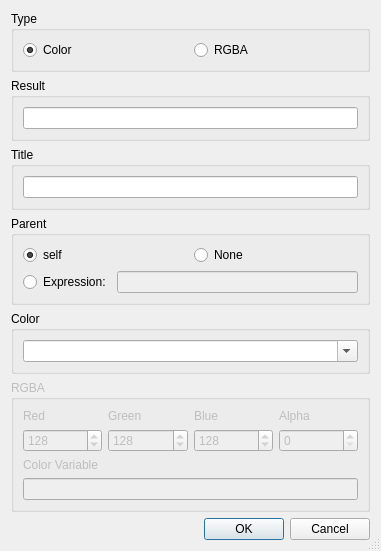
<?xml version="1.0" encoding="UTF-8"?>
<ui version="4.0">
 <class>ColorDialogWizardDialog</class>
 <widget class="QDialog" name="ColorDialogWizardDialog">
  <property name="geometry">
   <rect>
    <x>0</x>
    <y>0</y>
    <width>381</width>
    <height>481</height>
   </rect>
  </property>
  <property name="windowTitle">
   <string>QColorDialog Wizard</string>
  </property>
  <property name="sizeGripEnabled">
   <bool>true</bool>
  </property>
  <layout class="QVBoxLayout" name="verticalLayout_2">
   <item>
    <widget class="QGroupBox" name="groupBox">
     <property name="title">
      <string>Type</string>
     </property>
     <layout class="QHBoxLayout">
      <item>
       <widget class="QRadioButton" name="rColor">
        <property name="toolTip">
         <string>Select to generate a QColorDialog.getColor dialog</string>
        </property>
        <property name="text">
         <string>Color</string>
        </property>
        <property name="checked">
         <bool>true</bool>
        </property>
       </widget>
      </item>
      <item>
       <widget class="QRadioButton" name="rRGBA">
        <property name="toolTip">
         <string>Select to generate a QColorDialog.getRgba dialog</string>
        </property>
        <property name="text">
         <string>RGBA</string>
        </property>
       </widget>
      </item>
     </layout>
    </widget>
   </item>
   <item>
    <widget class="QGroupBox" name="groupBox_4">
     <property name="title">
      <string>Result</string>
     </property>
     <layout class="QHBoxLayout" name="horizontalLayout">
      <item>
       <widget class="QLineEdit" name="eResultVar">
        <property name="toolTip">
         <string>Enter the result variable name</string>
        </property>
       </widget>
      </item>
     </layout>
    </widget>
   </item>
   <item>
    <widget class="QGroupBox" name="titleGroup">
     <property name="title">
      <string>Title</string>
     </property>
     <layout class="QVBoxLayout" name="verticalLayout">
      <item>
       <widget class="QLineEdit" name="eTitle">
        <property name="toolTip">
         <string>Enter the dialog title</string>
        </property>
       </widget>
      </item>
     </layout>
    </widget>
   </item>
   <item>
    <widget class="QGroupBox" name="parentGroup">
     <property name="title">
      <string>Parent</string>
     </property>
     <layout class="QGridLayout" name="gridLayout_3">
      <item row="0" column="0">
       <widget class="QRadioButton" name="parentSelf">
        <property name="toolTip">
         <string>Select &quot;self&quot; as parent</string>
        </property>
        <property name="text">
         <string>self</string>
        </property>
        <property name="checked">
         <bool>true</bool>
        </property>
       </widget>
      </item>
      <item row="0" column="1">
       <widget class="QRadioButton" name="parentNone">
        <property name="toolTip">
         <string>Select &quot;None&quot; as parent</string>
        </property>
        <property name="text">
         <string>None</string>
        </property>
       </widget>
      </item>
      <item row="1" column="0" colspan="2">
       <layout class="QHBoxLayout" name="horizontalLayout_2">
        <item>
         <widget class="QRadioButton" name="parentOther">
          <property name="toolTip">
           <string>Select to enter a parent expression</string>
          </property>
          <property name="text">
           <string>Expression:</string>
          </property>
         </widget>
        </item>
        <item>
         <widget class="QLineEdit" name="parentEdit">
          <property name="enabled">
           <bool>false</bool>
          </property>
          <property name="toolTip">
           <string>Enter the parent expression</string>
          </property>
         </widget>
        </item>
       </layout>
      </item>
     </layout>
    </widget>
   </item>
   <item>
    <widget class="QGroupBox" name="groupBox_2">
     <property name="title">
      <string>Color</string>
     </property>
     <layout class="QVBoxLayout">
      <item>
       <widget class="QComboBox" name="eColor">
        <property name="sizePolicy">
         <sizepolicy hsizetype="Expanding" vsizetype="Fixed">
          <horstretch>0</horstretch>
          <verstretch>0</verstretch>
         </sizepolicy>
        </property>
        <property name="toolTip">
         <string>Enter a variable name or a color</string>
        </property>
        <property name="editable">
         <bool>true</bool>
        </property>
        <item>
         <property name="text">
          <string/>
         </property>
        </item>
        <item>
         <property name="text">
          <string notr="true">Qt.GlobalColor.red</string>
         </property>
        </item>
        <item>
         <property name="text">
          <string notr="true">Qt.GlobalColor.darkRed</string>
         </property>
        </item>
        <item>
         <property name="text">
          <string notr="true">Qt.GlobalColor.green</string>
         </property>
        </item>
        <item>
         <property name="text">
          <string notr="true">Qt.GlobalColor.darkGreen</string>
         </property>
        </item>
        <item>
         <property name="text">
          <string notr="true">Qt.GlobalColor.blue</string>
         </property>
        </item>
        <item>
         <property name="text">
          <string notr="true">Qt.GlobalColor.darkBlue</string>
         </property>
        </item>
        <item>
         <property name="text">
          <string notr="true">Qt.GlobalColor.cyan</string>
         </property>
        </item>
        <item>
         <property name="text">
          <string notr="true">Qt.GlobalColor.darkCyan</string>
         </property>
        </item>
        <item>
         <property name="text">
          <string notr="true">Qt.GlobalColor.magenta</string>
         </property>
        </item>
        <item>
         <property name="text">
          <string notr="true">Qt.GlobalColor.darkMagenta</string>
         </property>
        </item>
        <item>
         <property name="text">
          <string notr="true">Qt.GlobalColor.yellow</string>
         </property>
        </item>
        <item>
         <property name="text">
          <string notr="true">Qt.GlobalColor.darkYellow</string>
         </property>
        </item>
        <item>
         <property name="text">
          <string notr="true">Qt.GlobalColor.white</string>
         </property>
        </item>
        <item>
         <property name="text">
          <string notr="true">Qt.GlobalColor.lightGray</string>
         </property>
        </item>
        <item>
         <property name="text">
          <string notr="true">Qt.GlobalColor.gray</string>
         </property>
        </item>
        <item>
         <property name="text">
          <string notr="true">Qt.GlobalColor.darkGray</string>
         </property>
        </item>
        <item>
         <property name="text">
          <string notr="true">Qt.GlobalColor.black</string>
         </property>
        </item>
        <item>
         <property name="text">
          <string notr="true">Qt.GlobalColor.transparent</string>
         </property>
        </item>
        <item>
         <property name="text">
          <string notr="true">Qt.GlobalColor.color0</string>
         </property>
        </item>
        <item>
         <property name="text">
          <string notr="true">Qt.GlobalColor.color1</string>
         </property>
        </item>
       </widget>
      </item>
     </layout>
    </widget>
   </item>
   <item>
    <widget class="QGroupBox" name="groupBox_3">
     <property name="enabled">
      <bool>false</bool>
     </property>
     <property name="title">
      <string>RGBA</string>
     </property>
     <layout class="QGridLayout">
      <property name="verticalSpacing">
       <number>6</number>
      </property>
      <item row="3" column="0" colspan="4">
       <widget class="QLineEdit" name="eRGB">
        <property name="toolTip">
         <string>Enter a variable name</string>
        </property>
       </widget>
      </item>
      <item row="2" column="0" colspan="4">
       <widget class="QLabel" name="TextLabel2">
        <property name="text">
         <string>Color Variable</string>
        </property>
       </widget>
      </item>
      <item row="1" column="3">
       <widget class="QSpinBox" name="sAlpha">
        <property name="toolTip">
         <string>Enter the alpha value</string>
        </property>
        <property name="maximum">
         <number>255</number>
        </property>
       </widget>
      </item>
      <item row="1" column="2">
       <widget class="QSpinBox" name="sBlue">
        <property name="toolTip">
         <string>Enter the blue value</string>
        </property>
        <property name="maximum">
         <number>255</number>
        </property>
        <property name="value">
         <number>128</number>
        </property>
       </widget>
      </item>
      <item row="1" column="1">
       <widget class="QSpinBox" name="sGreen">
        <property name="toolTip">
         <string>Enter the green value</string>
        </property>
        <property name="maximum">
         <number>255</number>
        </property>
        <property name="value">
         <number>128</number>
        </property>
       </widget>
      </item>
      <item row="1" column="0">
       <widget class="QSpinBox" name="sRed">
        <property name="toolTip">
         <string>Enter the red value</string>
        </property>
        <property name="maximum">
         <number>255</number>
        </property>
        <property name="value">
         <number>128</number>
        </property>
       </widget>
      </item>
      <item row="0" column="3">
       <widget class="QLabel" name="TextLabel1_4">
        <property name="text">
         <string>Alpha</string>
        </property>
       </widget>
      </item>
      <item row="0" column="2">
       <widget class="QLabel" name="TextLabel1_3">
        <property name="text">
         <string>Blue</string>
        </property>
       </widget>
      </item>
      <item row="0" column="0">
       <widget class="QLabel" name="TextLabel1">
        <property name="text">
         <string>Red</string>
        </property>
       </widget>
      </item>
      <item row="0" column="1">
       <widget class="QLabel" name="TextLabel1_2">
        <property name="text">
         <string>Green</string>
        </property>
       </widget>
      </item>
     </layout>
    </widget>
   </item>
   <item>
    <widget class="QDialogButtonBox" name="buttonBox">
     <property name="orientation">
      <enum>Qt::Horizontal</enum>
     </property>
     <property name="standardButtons">
      <set>QDialogButtonBox::Cancel|QDialogButtonBox::Ok</set>
     </property>
    </widget>
   </item>
  </layout>
 </widget>
 <pixmapfunction>qPixmapFromMimeSource</pixmapfunction>
 <tabstops>
  <tabstop>rColor</tabstop>
  <tabstop>rRGBA</tabstop>
  <tabstop>eResultVar</tabstop>
  <tabstop>eTitle</tabstop>
  <tabstop>parentSelf</tabstop>
  <tabstop>parentNone</tabstop>
  <tabstop>parentOther</tabstop>
  <tabstop>parentEdit</tabstop>
  <tabstop>eColor</tabstop>
  <tabstop>sRed</tabstop>
  <tabstop>sGreen</tabstop>
  <tabstop>sBlue</tabstop>
  <tabstop>sAlpha</tabstop>
  <tabstop>eRGB</tabstop>
  <tabstop>buttonBox</tabstop>
 </tabstops>
 <resources/>
 <connections>
  <connection>
   <sender>rColor</sender>
   <signal>toggled(bool)</signal>
   <receiver>groupBox_2</receiver>
   <slot>setEnabled(bool)</slot>
   <hints>
    <hint type="sourcelabel">
     <x>38</x>
     <y>35</y>
    </hint>
    <hint type="destinationlabel">
     <x>45</x>
     <y>319</y>
    </hint>
   </hints>
  </connection>
  <connection>
   <sender>rRGBA</sender>
   <signal>toggled(bool)</signal>
   <receiver>groupBox_3</receiver>
   <slot>setEnabled(bool)</slot>
   <hints>
    <hint type="sourcelabel">
     <x>212</x>
     <y>38</y>
    </hint>
    <hint type="destinationlabel">
     <x>218</x>
     <y>442</y>
    </hint>
   </hints>
  </connection>
  <connection>
   <sender>buttonBox</sender>
   <signal>accepted()</signal>
   <receiver>ColorDialogWizardDialog</receiver>
   <slot>accept()</slot>
   <hints>
    <hint type="sourcelabel">
     <x>29</x>
     <y>471</y>
    </hint>
    <hint type="destinationlabel">
     <x>20</x>
     <y>280</y>
    </hint>
   </hints>
  </connection>
  <connection>
   <sender>buttonBox</sender>
   <signal>rejected()</signal>
   <receiver>ColorDialogWizardDialog</receiver>
   <slot>reject()</slot>
   <hints>
    <hint type="sourcelabel">
     <x>85</x>
     <y>471</y>
    </hint>
    <hint type="destinationlabel">
     <x>76</x>
     <y>278</y>
    </hint>
   </hints>
  </connection>
  <connection>
   <sender>parentOther</sender>
   <signal>toggled(bool)</signal>
   <receiver>parentEdit</receiver>
   <slot>setEnabled(bool)</slot>
   <hints>
    <hint type="sourcelabel">
     <x>82</x>
     <y>241</y>
    </hint>
    <hint type="destinationlabel">
     <x>122</x>
     <y>240</y>
    </hint>
   </hints>
  </connection>
 </connections>
</ui>
